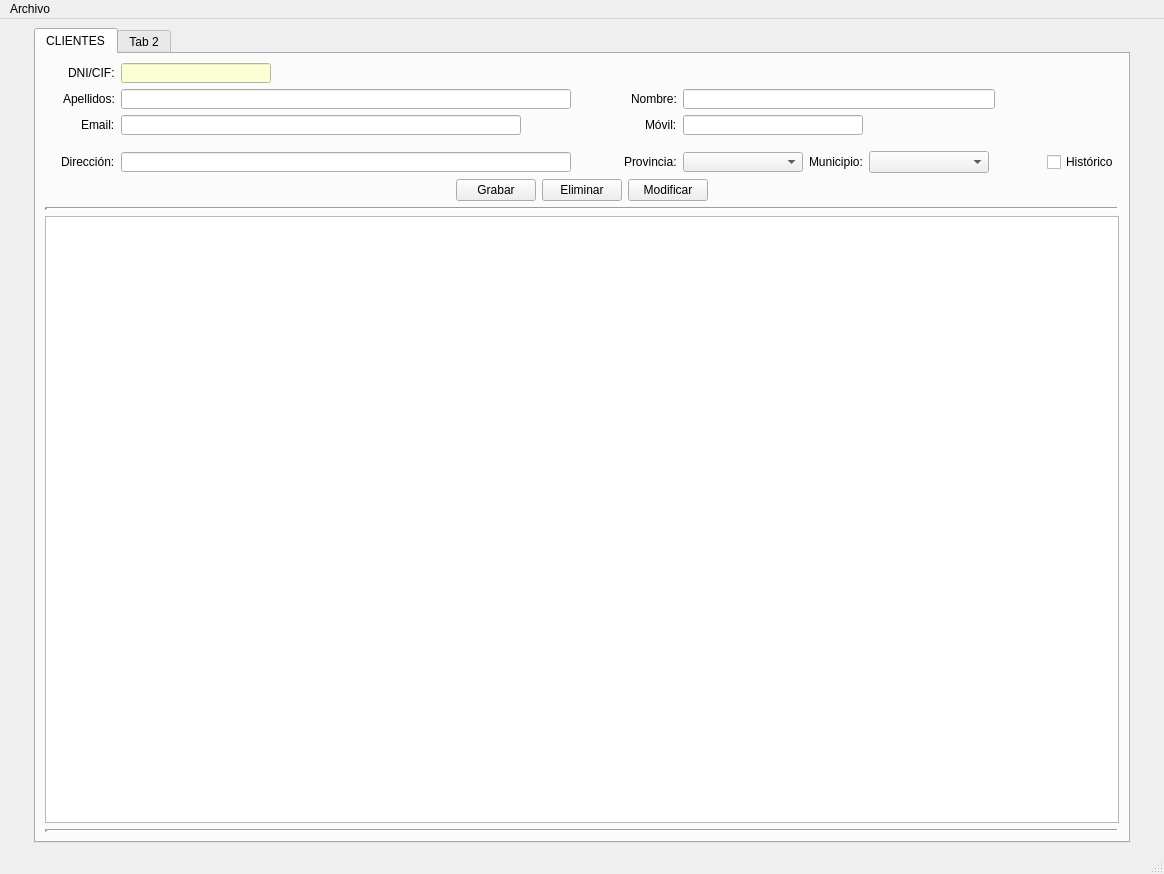
<?xml version="1.0" encoding="UTF-8"?>
<ui version="4.0">
 <class>venPrincipal</class>
 <widget class="QMainWindow" name="venPrincipal">
  <property name="geometry">
   <rect>
    <x>0</x>
    <y>0</y>
    <width>1164</width>
    <height>874</height>
   </rect>
  </property>
  <property name="windowTitle">
   <string>MainWindow</string>
  </property>
  <property name="windowIcon">
   <iconset>
    <normaloff>img/logo.ico</normaloff>img/logo.ico</iconset>
  </property>
  <widget class="QWidget" name="centralwidget">
   <layout class="QGridLayout" name="gridLayout_2">
    <item row="0" column="0">
     <spacer name="horizontalSpacer_7">
      <property name="orientation">
       <enum>Qt::Horizontal</enum>
      </property>
      <property name="sizeType">
       <enum>QSizePolicy::Minimum</enum>
      </property>
      <property name="sizeHint" stdset="0">
       <size>
        <width>25</width>
        <height>20</height>
       </size>
      </property>
     </spacer>
    </item>
    <item row="0" column="1">
     <widget class="QTabWidget" name="panPrincipal">
      <property name="currentIndex">
       <number>0</number>
      </property>
      <widget class="QWidget" name="pesClientes">
       <attribute name="title">
        <string>CLIENTES</string>
       </attribute>
       <layout class="QVBoxLayout" name="verticalLayout">
        <item>
         <layout class="QGridLayout" name="layoutFormulario">
          <item row="4" column="5">
           <widget class="QLabel" name="lblProvCli">
            <property name="text">
             <string>Provincia:</string>
            </property>
           </widget>
          </item>
          <item row="4" column="4">
           <spacer name="horizontalSpacer">
            <property name="orientation">
             <enum>Qt::Horizontal</enum>
            </property>
            <property name="sizeHint" stdset="0">
             <size>
              <width>40</width>
              <height>20</height>
             </size>
            </property>
           </spacer>
          </item>
          <item row="4" column="7">
           <widget class="QLabel" name="lblMuniCli">
            <property name="text">
             <string>Municipio:</string>
            </property>
           </widget>
          </item>
          <item row="4" column="8">
           <widget class="QComboBox" name="cmbMuniCli">
            <property name="sizePolicy">
             <sizepolicy hsizetype="Fixed" vsizetype="Fixed">
              <horstretch>0</horstretch>
              <verstretch>0</verstretch>
             </sizepolicy>
            </property>
            <property name="minimumSize">
             <size>
              <width>120</width>
              <height>20</height>
             </size>
            </property>
           </widget>
          </item>
          <item row="4" column="6">
           <widget class="QComboBox" name="cmbProvCli">
            <property name="sizePolicy">
             <sizepolicy hsizetype="Fixed" vsizetype="Fixed">
              <horstretch>0</horstretch>
              <verstretch>0</verstretch>
             </sizepolicy>
            </property>
            <property name="minimumSize">
             <size>
              <width>120</width>
              <height>20</height>
             </size>
            </property>
            <property name="maximumSize">
             <size>
              <width>120</width>
              <height>20</height>
             </size>
            </property>
           </widget>
          </item>
          <item row="2" column="5" alignment="Qt::AlignRight">
           <widget class="QLabel" name="lblMovilCli">
            <property name="text">
             <string>Móvil:</string>
            </property>
           </widget>
          </item>
          <item row="1" column="5" alignment="Qt::AlignRight">
           <widget class="QLabel" name="lblNomCli">
            <property name="text">
             <string>Nombre:</string>
            </property>
           </widget>
          </item>
          <item row="2" column="6" colspan="2">
           <widget class="QLineEdit" name="txtMovilCli">
            <property name="sizePolicy">
             <sizepolicy hsizetype="Fixed" vsizetype="Fixed">
              <horstretch>0</horstretch>
              <verstretch>0</verstretch>
             </sizepolicy>
            </property>
            <property name="minimumSize">
             <size>
              <width>120</width>
              <height>0</height>
             </size>
            </property>
            <property name="maximumSize">
             <size>
              <width>200</width>
              <height>20</height>
             </size>
            </property>
           </widget>
          </item>
          <item row="1" column="6" colspan="4">
           <widget class="QLineEdit" name="txtNomCli">
            <property name="sizePolicy">
             <sizepolicy hsizetype="Fixed" vsizetype="Fixed">
              <horstretch>0</horstretch>
              <verstretch>0</verstretch>
             </sizepolicy>
            </property>
            <property name="minimumSize">
             <size>
              <width>300</width>
              <height>0</height>
             </size>
            </property>
            <property name="maximumSize">
             <size>
              <width>320</width>
              <height>20</height>
             </size>
            </property>
           </widget>
          </item>
          <item row="1" column="1" alignment="Qt::AlignRight">
           <widget class="QLabel" name="lblApelCli">
            <property name="text">
             <string>Apellidos:</string>
            </property>
           </widget>
          </item>
          <item row="0" column="1" alignment="Qt::AlignRight">
           <widget class="QLabel" name="lblDniCli">
            <property name="text">
             <string>DNI/CIF:</string>
            </property>
           </widget>
          </item>
          <item row="2" column="1" alignment="Qt::AlignRight">
           <widget class="QLabel" name="lblEmailCli">
            <property name="text">
             <string>Email:</string>
            </property>
           </widget>
          </item>
          <item row="2" column="3">
           <spacer name="horizontalSpacer_3">
            <property name="orientation">
             <enum>Qt::Horizontal</enum>
            </property>
            <property name="sizeType">
             <enum>QSizePolicy::Fixed</enum>
            </property>
            <property name="sizeHint" stdset="0">
             <size>
              <width>20</width>
              <height>20</height>
             </size>
            </property>
           </spacer>
          </item>
          <item row="1" column="3">
           <spacer name="horizontalSpacer_2">
            <property name="orientation">
             <enum>Qt::Horizontal</enum>
            </property>
            <property name="sizeType">
             <enum>QSizePolicy::Fixed</enum>
            </property>
            <property name="sizeHint" stdset="0">
             <size>
              <width>20</width>
              <height>20</height>
             </size>
            </property>
           </spacer>
          </item>
          <item row="3" column="7">
           <spacer name="verticalSpacer">
            <property name="orientation">
             <enum>Qt::Vertical</enum>
            </property>
            <property name="sizeType">
             <enum>QSizePolicy::Fixed</enum>
            </property>
            <property name="sizeHint" stdset="0">
             <size>
              <width>20</width>
              <height>10</height>
             </size>
            </property>
           </spacer>
          </item>
          <item row="0" column="11">
           <spacer name="horizontalSpacer_11">
            <property name="orientation">
             <enum>Qt::Horizontal</enum>
            </property>
            <property name="sizeHint" stdset="0">
             <size>
              <width>40</width>
              <height>20</height>
             </size>
            </property>
           </spacer>
          </item>
          <item row="1" column="0">
           <spacer name="horizontalSpacer_12">
            <property name="orientation">
             <enum>Qt::Horizontal</enum>
            </property>
            <property name="sizeHint" stdset="0">
             <size>
              <width>40</width>
              <height>20</height>
             </size>
            </property>
           </spacer>
          </item>
          <item row="2" column="0">
           <spacer name="horizontalSpacer_13">
            <property name="orientation">
             <enum>Qt::Horizontal</enum>
            </property>
            <property name="sizeHint" stdset="0">
             <size>
              <width>40</width>
              <height>20</height>
             </size>
            </property>
           </spacer>
          </item>
          <item row="1" column="12">
           <spacer name="horizontalSpacer_16">
            <property name="orientation">
             <enum>Qt::Horizontal</enum>
            </property>
            <property name="sizeHint" stdset="0">
             <size>
              <width>40</width>
              <height>20</height>
             </size>
            </property>
           </spacer>
          </item>
          <item row="0" column="3" colspan="2">
           <spacer name="horizontalSpacer_9">
            <property name="orientation">
             <enum>Qt::Horizontal</enum>
            </property>
            <property name="sizeHint" stdset="0">
             <size>
              <width>40</width>
              <height>20</height>
             </size>
            </property>
           </spacer>
          </item>
          <item row="4" column="0">
           <spacer name="horizontalSpacer_14">
            <property name="orientation">
             <enum>Qt::Horizontal</enum>
            </property>
            <property name="sizeHint" stdset="0">
             <size>
              <width>40</width>
              <height>20</height>
             </size>
            </property>
           </spacer>
          </item>
          <item row="2" column="11">
           <spacer name="horizontalSpacer_15">
            <property name="orientation">
             <enum>Qt::Horizontal</enum>
            </property>
            <property name="sizeHint" stdset="0">
             <size>
              <width>40</width>
              <height>20</height>
             </size>
            </property>
           </spacer>
          </item>
          <item row="1" column="10">
           <spacer name="horizontalSpacer_17">
            <property name="orientation">
             <enum>Qt::Horizontal</enum>
            </property>
            <property name="sizeType">
             <enum>QSizePolicy::Fixed</enum>
            </property>
            <property name="sizeHint" stdset="0">
             <size>
              <width>30</width>
              <height>20</height>
             </size>
            </property>
           </spacer>
          </item>
          <item row="4" column="2">
           <widget class="QLineEdit" name="txtDirCli">
            <property name="sizePolicy">
             <sizepolicy hsizetype="Fixed" vsizetype="Fixed">
              <horstretch>0</horstretch>
              <verstretch>0</verstretch>
             </sizepolicy>
            </property>
            <property name="minimumSize">
             <size>
              <width>400</width>
              <height>20</height>
             </size>
            </property>
            <property name="maximumSize">
             <size>
              <width>550</width>
              <height>20</height>
             </size>
            </property>
           </widget>
          </item>
          <item row="2" column="2">
           <widget class="QLineEdit" name="txtEmailCli">
            <property name="sizePolicy">
             <sizepolicy hsizetype="Fixed" vsizetype="Fixed">
              <horstretch>0</horstretch>
              <verstretch>0</verstretch>
             </sizepolicy>
            </property>
            <property name="minimumSize">
             <size>
              <width>350</width>
              <height>0</height>
             </size>
            </property>
            <property name="maximumSize">
             <size>
              <width>400</width>
              <height>20</height>
             </size>
            </property>
           </widget>
          </item>
          <item row="0" column="2">
           <widget class="QLineEdit" name="txtDniCli">
            <property name="sizePolicy">
             <sizepolicy hsizetype="Fixed" vsizetype="Fixed">
              <horstretch>0</horstretch>
              <verstretch>0</verstretch>
             </sizepolicy>
            </property>
            <property name="minimumSize">
             <size>
              <width>120</width>
              <height>0</height>
             </size>
            </property>
            <property name="maximumSize">
             <size>
              <width>150</width>
              <height>20</height>
             </size>
            </property>
            <property name="styleSheet">
             <string notr="true">background-color: rgb(251, 255, 212);</string>
            </property>
           </widget>
          </item>
          <item row="4" column="1">
           <widget class="QLabel" name="lblDirCli">
            <property name="text">
             <string>Dirección:</string>
            </property>
           </widget>
          </item>
          <item row="4" column="11">
           <spacer name="horizontalSpacer_10">
            <property name="orientation">
             <enum>Qt::Horizontal</enum>
            </property>
            <property name="sizeHint" stdset="0">
             <size>
              <width>40</width>
              <height>20</height>
             </size>
            </property>
           </spacer>
          </item>
          <item row="0" column="0">
           <spacer name="horizontalSpacer_4">
            <property name="orientation">
             <enum>Qt::Horizontal</enum>
            </property>
            <property name="sizeHint" stdset="0">
             <size>
              <width>40</width>
              <height>20</height>
             </size>
            </property>
           </spacer>
          </item>
          <item row="1" column="2">
           <widget class="QLineEdit" name="txtApelCli">
            <property name="sizePolicy">
             <sizepolicy hsizetype="Fixed" vsizetype="Fixed">
              <horstretch>0</horstretch>
              <verstretch>0</verstretch>
             </sizepolicy>
            </property>
            <property name="minimumSize">
             <size>
              <width>450</width>
              <height>0</height>
             </size>
            </property>
            <property name="maximumSize">
             <size>
              <width>500</width>
              <height>20</height>
             </size>
            </property>
           </widget>
          </item>
          <item row="4" column="12">
           <widget class="QCheckBox" name="chkHistoriaCli">
            <property name="text">
             <string>Histórico</string>
            </property>
           </widget>
          </item>
         </layout>
        </item>
        <item>
         <layout class="QHBoxLayout" name="layoutBotones">
          <item>
           <spacer name="horizontalSpacer_5">
            <property name="orientation">
             <enum>Qt::Horizontal</enum>
            </property>
            <property name="sizeHint" stdset="0">
             <size>
              <width>40</width>
              <height>20</height>
             </size>
            </property>
           </spacer>
          </item>
          <item>
           <widget class="QPushButton" name="btnGrabarCli">
            <property name="maximumSize">
             <size>
              <width>80</width>
              <height>25</height>
             </size>
            </property>
            <property name="text">
             <string>Grabar</string>
            </property>
           </widget>
          </item>
          <item>
           <widget class="QPushButton" name="btnDelCli">
            <property name="maximumSize">
             <size>
              <width>80</width>
              <height>25</height>
             </size>
            </property>
            <property name="text">
             <string>Eliminar</string>
            </property>
           </widget>
          </item>
          <item>
           <widget class="QPushButton" name="btnModifCli">
            <property name="maximumSize">
             <size>
              <width>80</width>
              <height>25</height>
             </size>
            </property>
            <property name="text">
             <string>Modificar</string>
            </property>
           </widget>
          </item>
          <item>
           <spacer name="horizontalSpacer_6">
            <property name="orientation">
             <enum>Qt::Horizontal</enum>
            </property>
            <property name="sizeHint" stdset="0">
             <size>
              <width>40</width>
              <height>20</height>
             </size>
            </property>
           </spacer>
          </item>
         </layout>
        </item>
        <item>
         <widget class="Line" name="line">
          <property name="lineWidth">
           <number>3</number>
          </property>
          <property name="orientation">
           <enum>Qt::Horizontal</enum>
          </property>
         </widget>
        </item>
        <item>
         <widget class="QTableWidget" name="tabClientes">
          <property name="sizePolicy">
           <sizepolicy hsizetype="Expanding" vsizetype="Expanding">
            <horstretch>0</horstretch>
            <verstretch>0</verstretch>
           </sizepolicy>
          </property>
         </widget>
        </item>
        <item>
         <widget class="Line" name="line_2">
          <property name="lineWidth">
           <number>3</number>
          </property>
          <property name="orientation">
           <enum>Qt::Horizontal</enum>
          </property>
         </widget>
        </item>
       </layout>
      </widget>
      <widget class="QWidget" name="tabConstruccion">
       <attribute name="title">
        <string>Tab 2</string>
       </attribute>
       <widget class="QLabel" name="label">
        <property name="geometry">
         <rect>
          <x>380</x>
          <y>210</y>
          <width>221</width>
          <height>41</height>
         </rect>
        </property>
        <property name="text">
         <string>Panel en construccion</string>
        </property>
       </widget>
      </widget>
     </widget>
    </item>
    <item row="0" column="2">
     <spacer name="horizontalSpacer_8">
      <property name="orientation">
       <enum>Qt::Horizontal</enum>
      </property>
      <property name="sizeType">
       <enum>QSizePolicy::Minimum</enum>
      </property>
      <property name="sizeHint" stdset="0">
       <size>
        <width>25</width>
        <height>20</height>
       </size>
      </property>
     </spacer>
    </item>
   </layout>
  </widget>
  <widget class="QMenuBar" name="menubar">
   <property name="geometry">
    <rect>
     <x>0</x>
     <y>0</y>
     <width>1164</width>
     <height>21</height>
    </rect>
   </property>
   <widget class="QMenu" name="menuArchivo">
    <property name="geometry">
     <rect>
      <x>0</x>
      <y>0</y>
      <width>135</width>
      <height>72</height>
     </rect>
    </property>
    <property name="title">
     <string>Archivo</string>
    </property>
    <addaction name="actionSalir"/>
   </widget>
   <addaction name="menuArchivo"/>
  </widget>
  <widget class="QStatusBar" name="statusbar"/>
  <action name="actionSalir">
   <property name="text">
    <string>Salir</string>
   </property>
  </action>
 </widget>
 <resources/>
 <connections/>
</ui>
